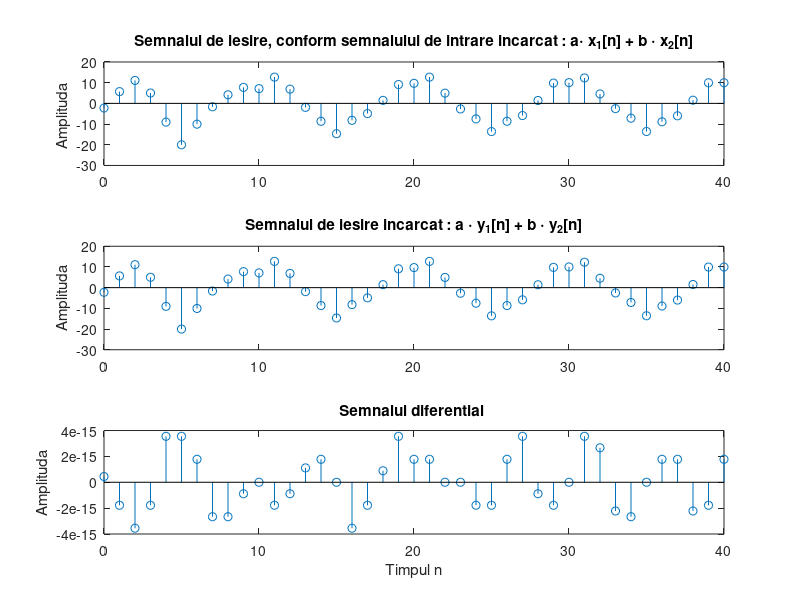

Source code (MATLAB):
% Generarea secvenţelor de iesire
clf;
n=0:40;
a=2; b=-3;
x1=cos(2*pi*0.1*n);
x2=cos(2*pi*0.4*n);
x=a*x1+b*x2;
num=[2.2403 2.4908 2.2403];
den=[1 -0.4 0.75];
ic=[0 0]; % initializarea
y1=filter(num,den,x1,ic); % Calcularea semnalului de iesire y1[n]
y2=filter(num,den,x2,ic); % Calcularea semnalului de iesire y2[n]
y=filter(num,den,x,ic); % Calcularea semnalului de iesire y[n]
yt=a*y1+b*y2;
d=y-yt; % calcularea abaterii d[n]
%Vizualizarea semnalelor de iesire si a semnalului de abatere
subplot(3,1,1);
stem(n,y);
ylabel('Amplituda ');
title('Semnalul de iesire, conform semnalului de intrare incarcat : a\cdot x_{1}[n] + b \cdot x_{2}[n]');
subplot(3,1,2);
stem(n,yt);
ylabel('Amplituda');
title('Semnalul de iesire incarcat : a \cdot y_{1}[n] + b \cdot y_{2}[n]');
subplot(3,1,3);

stem(n,d);
xlabel('Timpul n'); ylabel('Amplituda');
title('Semnalul diferential ');

